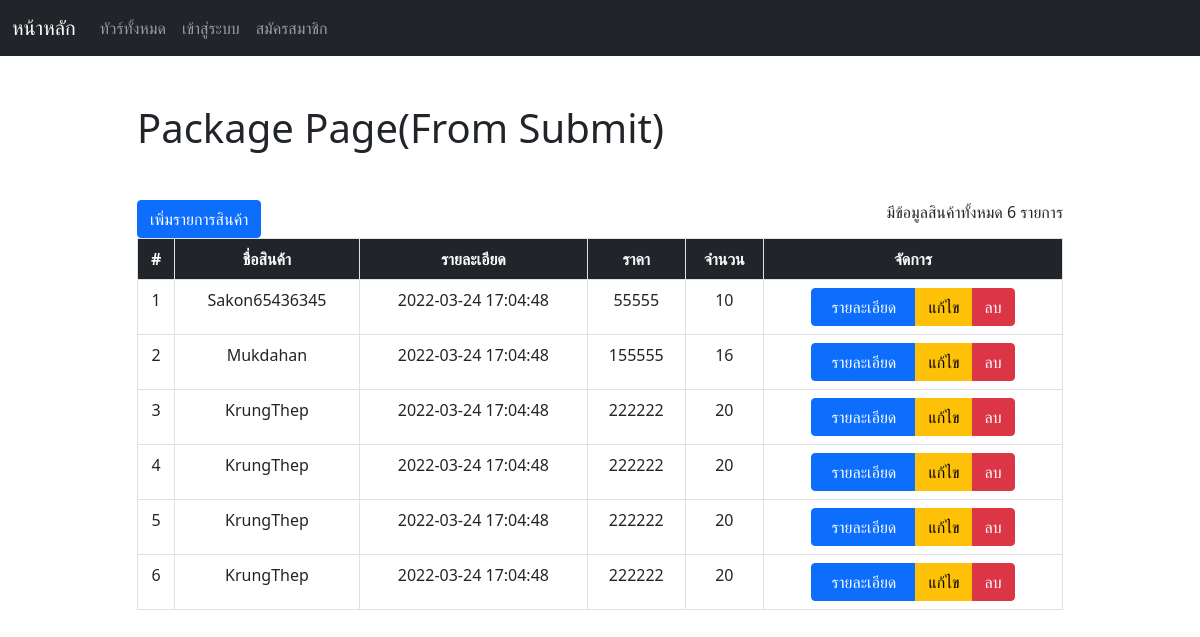
Page /package.php on the earlier database version.
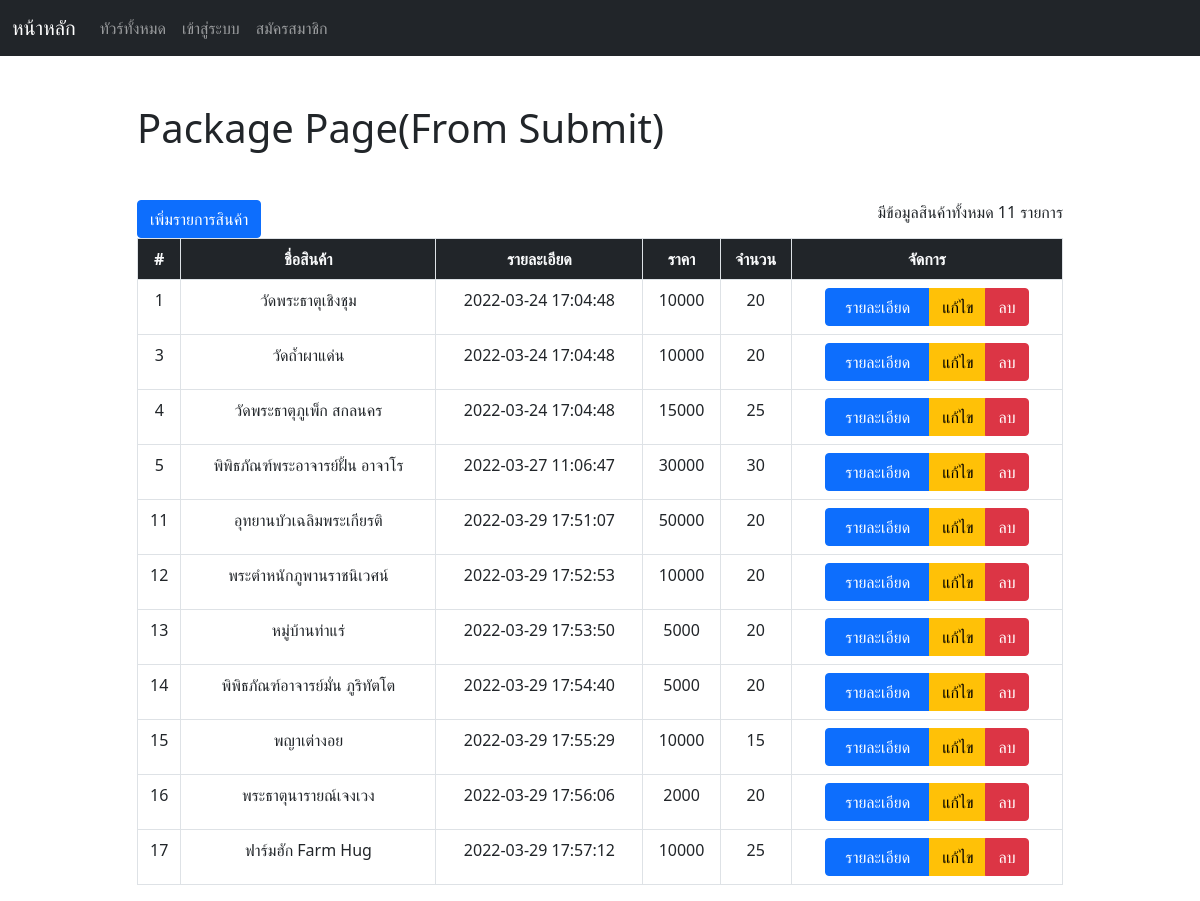
Same page on the later database version.
### tables this page shows
CREATE TABLE `tb_package` (
  `package_id` int(10) NOT NULL,
  `place` varchar(100) NOT NULL,
  `price` decimal(10,0) NOT NULL,
  `date` datetime NOT NULL,
  `count_people` int(11) NOT NULL,
  `image` varchar(255) NOT NULL DEFAULT 'https://res.cloudinary.com/dnshsje8a/image/upload/v1648304241/default/download_elwy6b.png',
  `detail` varchar(255) NOT NULL
);

### package.php (the view, shortened to what this page needs)
<?php
    require('./php/connectdb.php');
    require('./header.php');
    $sql = "SELECT * FROM tb_package";
    $result = mysqli_query($conn, $sql);
?>
<!DOCTYPE html>
<html lang="en">
<body>
    <div class="container mt-5">
        <div class="row justify-content-center">
            <div class="col-md-10">
                <h1 class="mb-5"> Package Page(From Submit) </h1>
                <a href="package-form-create.php" class="btn btn-primary"  >เพิ่มรายการสินค้า</a>
                <span class="float-end" >มีข้อมูลสินค้าทั้งหมด <?php echo mysqli_num_rows($result) ?> รายการ </span>
            </div>
            <div class="col-md-10">
                <div class="table-responsive" >
                    <?php if (mysqli_num_rows($result) > 0): ?>
                    <table class="table table-bordered">
                        <thead>
                        <tr class="text-center text-light bg-dark">
                            <th>#</th>
                            <th>ชื่อสินค้า</th>
                            <th>รายละเอียด</th>
                            <th>ราคา</th>
                            <th>จำนวน</th>
                            <th>จัดการ</th>
                        </tr>
                        </thead>
                        <tbody>
                        <?php while ($row = mysqli_fetch_assoc($result)):?>
                            <tr class="text-center">
                                <td> <?php echo $row['package_id'] ?> </td>
                                <td> <?php echo $row['place'] ?> </td>
                                <td> <?php echo $row['date'] ?> </td>
                                <td> <?php echo $row['price'] ?> </td>
                                <td> <?php echo $row['count_people'] ?> </td>
                                <td>
                                    <div class="btn-group">
                                        <button class="btn btn-primary"
                                                data-bs-toggle="modal"
                                                data-bs-target="#my-modal<?php echo $row['package_id'] ?>"
                                                style="width: 105px;"> รายละเอียด </button>
                                        <a href="./package-form-update.php?id=<?php echo $row['package_id'] ?>" class="btn btn-warning"> แก้ไข </a>
                                        <a href="./php/package-delete.php?id=<?php echo $row['package_id'] ?>" class="btn btn-danger"> ลบ </a>
                                    </div>
                                </td>
                            </tr>
                        <?php endwhile; ?>
                        </tbody>
                    </table>
                    <?php
                        else:
                            echo "<p class='mt-5'>ไม่มีข้อมูลในฐานข้อมูล</p>";
                        endif;
                    ?>
                </div>
            </div>
        </div>
    </div>
</body>
</html>

### header.php (shortened to what this page needs)
<!DOCTYPE html>
<html lang="en">
<head>
	<link rel="stylesheet" href="plugins/toastr/toastr.min.css">
	<link rel="stylesheet" href="./assets/css/style.css">
	<link href="https://cdn.jsdelivr.net/npm/bootstrap@5.0.2/dist/css/bootstrap.min.css" rel="stylesheet">
</head>
<body>
	<nav class="navbar navbar-expand-lg navbar-dark bg-dark">
		<div class="container-fluid">
			<a class="navbar-brand" href="index.php">หน้าหลัก</a>
			<div class="collapse navbar-collapse" id="navbarSupportedContent">
				<ul class="navbar-nav me-auto mb-2 mb-lg-0">
					<li class="nav-item">
						<a class="nav-link" href="./all-package.php"> ทัวร์ทั้งหมด </a>
					</li>
					<?php
					if (!isset($_SESSION['UserID'])) {
					?>
						<li class="nav-item">
							<a class="nav-link" href="./signin.php"> เข้าสู่ระบบ </a>
						</li>
						<li class="nav-item">
							<a class="nav-link" href="./signup.php">สมัครสมาชิก</a>
						</li>
					<?php
					}
					?>
				</ul>
			</div>
		</div>
	</nav>
	<main>

Differences in the rows shown:
removed tb_package: package_id "2", place "Mukdahan", date "2022-03-24 17:04:48", price "155555", count_people "16"
removed tb_package: package_id "6", place "KrungThep", date "2022-03-24 17:04:48", price "222222", count_people "20"
changed tb_package id 1: place "Sakon65436345" → "วัดพระธาตุเชิงชุม"; price "55555" → "10000"; count_people "10" → "20"
changed tb_package id 3: place "KrungThep" → "วัดถ้ำผาแด่น"; price "222222" → "10000"
changed tb_package id 4: place "KrungThep" → "วัดพระธาตุภูเพ็ก สกลนคร"; price "222222" → "15000"; count_people "20" → "25"
changed tb_package id 5: place "KrungThep" → "พิพิธภัณฑ์พระอาจารย์ฝั้น อาจาโร"; date "2022-03-24 17:04:48" → "2022-03-27 11:06:47"; price "222222" → "30000"; count_people "20" → "30"
added tb_package: package_id "11", place "อุทยานบัวเฉลิมพระเกียรติ", date "2022-03-29 17:51:07", price "50000", count_people "20"
added tb_package: package_id "12", place "พระตำหนักภูพานราชนิเวศน์", date "2022-03-29 17:52:53", price "10000", count_people "20"
added tb_package: package_id "13", place "หมู่บ้านท่าแร่", date "2022-03-29 17:53:50", price "5000", count_people "20"
added tb_package: package_id "14", place "พิพิธภัณฑ์อาจารย์มั่น ภูริทัตโต", date "2022-03-29 17:54:40", price "5000", count_people "20"
added tb_package: package_id "15", place "พญาเต่างอย", date "2022-03-29 17:55:29", price "10000", count_people "15"
added tb_package: package_id "16", place "พระธาตุนารายณ์เจงเวง", date "2022-03-29 17:56:06", price "2000", count_people "20"
added tb_package: package_id "17", place "ฟาร์มฮัก Farm Hug", date "2022-03-29 17:57:12", price "10000", count_people "25"
Other differences:
mysqli_num_rows($result): "6" → "11"
